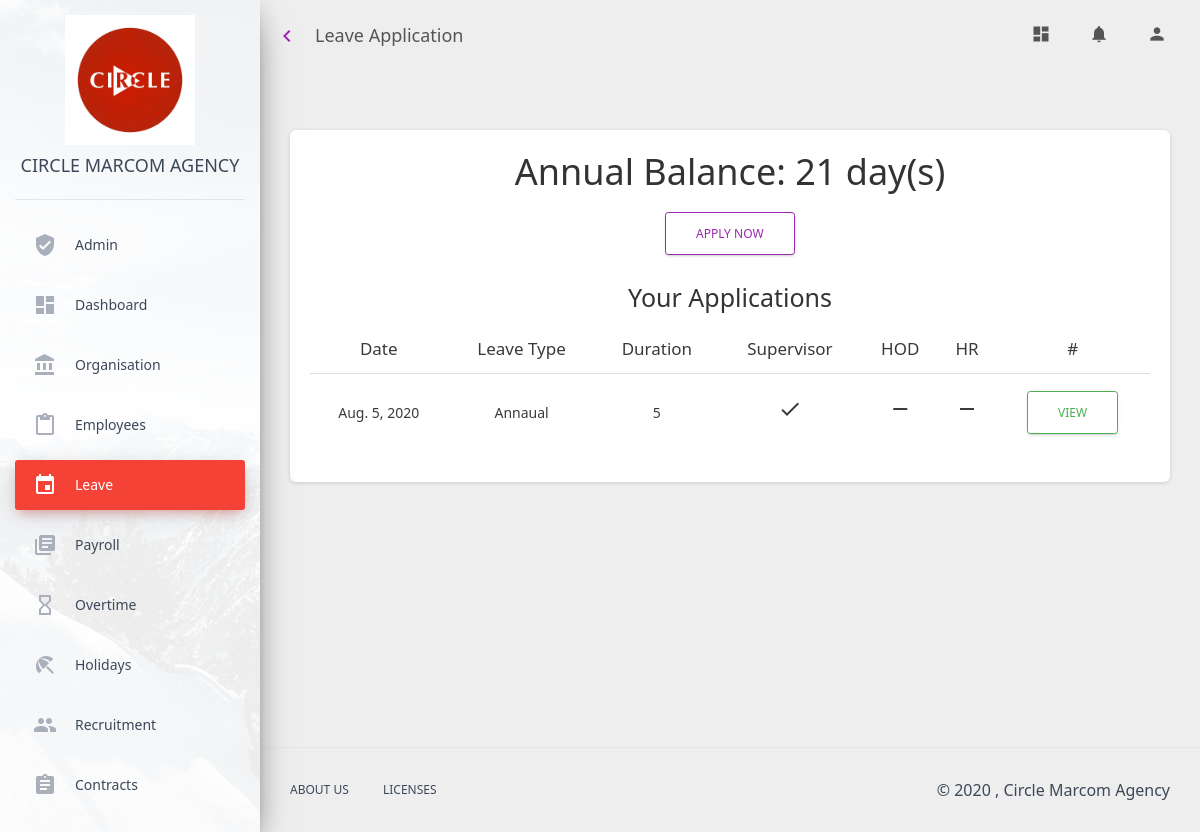
Screenshot of /leave/apply/ (signed in) with the database file from the repository.
### leave/models.py (models this page shows, shortened)
class LeaveApplication(models.Model):
    employee = models.ForeignKey(Employee, on_delete=models.CASCADE, related_name="Employees")
    department = models.ForeignKey(Department, on_delete=models.CASCADE)
    team = models.ForeignKey(Team, on_delete=models.CASCADE)
    leave_type = models.ForeignKey(Leave_Types, on_delete=models.CASCADE)
    apply_date = models.DateField(default=timezone.now)
    start_date = models.DateField()
    end_date = models.DateField()
    no_of_days = models.IntegerField(default=1)
    supervisor = models.ForeignKey(Employee, on_delete=models.CASCADE,
                                   related_name="Supervisor", blank=True, null=True)
    supervisor_status = models.CharField(max_length=15, default="Pending")
    supervisor_comment = models.TextField(blank=True, null=True, default="None")
    hod = models.ForeignKey(Employee, on_delete=models.CASCADE, related_name="hod", \
                            blank=True, null=True)
    hod_status = models.CharField(max_length=15, default="Pending")
    hod_comment = models.TextField(blank=True, null=True, default="None")
    hr = models.ForeignKey(Employee, on_delete=models.CASCADE, related_name="hr", \
                           blank=True, null=True)
    hr_status = models.CharField(max_length=15, default="Pending")
    hr_comment = models.TextField(blank=True, null=True,default="None")
    overall_status = models.CharField(max_length=10, default="Pending")
    remarks = models.TextField(default="None")
    balance = models.IntegerField(default=0)

class Leave_Types(models.Model):
    leave_type = models.CharField(max_length=45)
    leave_days = models.IntegerField()
    description = models.TextField()
    def __str__(self):
        return self.leave_type

### organisation_details/decorators.py (the view)
    def wrapper(request, *args, **kw):
        user = request.user
        try:
            organisationdetail = get_organisationdetail(user)
        except SolitonUser.DoesNotExist:
            organisationdetail = None
        if organisationdetail:
            return function(request, *args, **kw)
        else:
            return HttpResponseRedirect(reverse('no_organisation_detail_page'))

### employees/models.py (called while the page is built)
    @property
    def position(self):
        return self.organisationdetail.position.name

### ems_auth/models.py (called while the page is built)
    @property
    def get_unread_notifications(self):
        return self.notification_set.filter(status="Unread")

### leave/selectors.py (called while the page is built)
def get_leave_record(employee):
    try:
        leave_record = Leave_Records.objects.get(employee=employee, leave_year=datetime.date.today().year)
        return leave_record
    except:
        return None

def get_employee_leave_applications(employee):
    return LeaveApplication.objects.filter(employee=employee)

### leave/views.py (called while the page is built)
@organisationdetail_required
@leave_record_required
@login_required
def apply_leave_page(request):
    employee = request.user.solitonuser.employee
    leave_record = Leave_Records.objects.get(employee=employee, \
                                             leave_year=datetime.date.today().year)
    leave_balance = -1
    try:
        leave_balance = leave_record.balance
    except:
        pass
    context = {
        "leave_page": "active",
        "apps": get_employee_leave_applications(employee=employee),
        "l_types": Leave_Types.objects.all(),
        "l_balance": leave_balance,
        "gender": request.user.solitonuser.employee.gender,
        "role": "user"
    }
    return render(request, "leave/leave.html", context)

### organisation_details/selectors.py (called while the page is built)
def get_organisationdetail(user):
    try:
        organisationdetail = user.solitonuser.employee.organisationdetail
        return organisationdetail
    except:
        return None

### leave/templates/leave/leave.html (shortened to what this page needs)
{% extends './base.html'%}
{% load static %}
{% load javascript_settings_tags %}
{% block page_title %}Leave Application{% endblock %}
{%block content%}
<div class="content">
    <div class="container-fluid">
        <div class="row">
            <div class="col-md-12">
                <div class="card card-profile">
                    <div class="card-body">
                        {% if l_balance == -1%}
                        <h2> You Don't have Leave Records for this Year</h2>
                        {% else %}
                        <h2>Annual Balance: <b>{{ l_balance }} day(s)</b></h2>
                        <button class="btn btn-outline-primary" data-toggle="modal" data-target="#modal_apply_leave">
                            Apply Now
                        </button>
                        <h3>Your Applications</h3>
                        <table class="table">
                            <thead>
                            <th>Date</th>
                            <th>Leave Type</th>
                            <th>Duration</th>
                            <th>Supervisor</th>
                            <th>HOD</th>
                            <th>HR</th>
                            <th colspan="2">#</th>
                            </thead>
                            {% for leave_application in apps %}
                            <tr>
                                <td>{{leave_application.apply_date}}</td>
                                <td>{{leave_application.leave_type}}</td>
                                <td>{{leave_application.no_of_days}}</td>
                                <td>
                                    {% if leave_application.supervisor_status == "Approved"%}
                                        <i class="large material-icons">check</i>
                                    {% elif leave_application.supervisor_status == "Rejected"%}
                                        <i class="large material-icons">clear</i>
                                    {% else%}
                                        <i class="large material-icons">remove</i>
                                    {% endif%}
                                </td>
                                <td>
                                    {% if leave_application.hod_status == "Approved"%}
                                        <i class="large material-icons">check</i>
                                    {% elif leave_application.hod_status == "Rejected"%}
                                        <i class="large material-icons">clear</i>
                                    {% else%}
                                        <i class="large material-icons">remove</i>
                                    {% endif%}
                                </td>
                                <td>
                                    {% if leave_application.hr_status == "Approved"%}
                                        <i class="large material-icons">check</i>
                                    {% elif leave_application.hr_status == "Rejected"%}
                                        <i class="large material-icons">clear</i>
                                    {% else%}
                                        <i class="large material-icons">remove</i>
                                    {% endif%}
                                </td>
                                <td>
                                    <a href="{% url 'leave_application_details' leave_application.id role%}">
                                        <button class="btn btn-outline-success btn-rounded waves-effect">
                                            View
                                        </button>
                                    </a>
                                </td>
                            </tr>
                        {% endfor %}
                    </table>
                {% endif %}
            </div>
                </div>
            </div>
        </div>
    </div>
</div>
{%endblock%}

### rows the page displays
LeaveApplication: apply_date "Aug. 5, 2020", leave_type "Annaual", no_of_days "5", supervisor_status "Approved" (drawn)

### other values shown
{{ l_balance }} "21"
